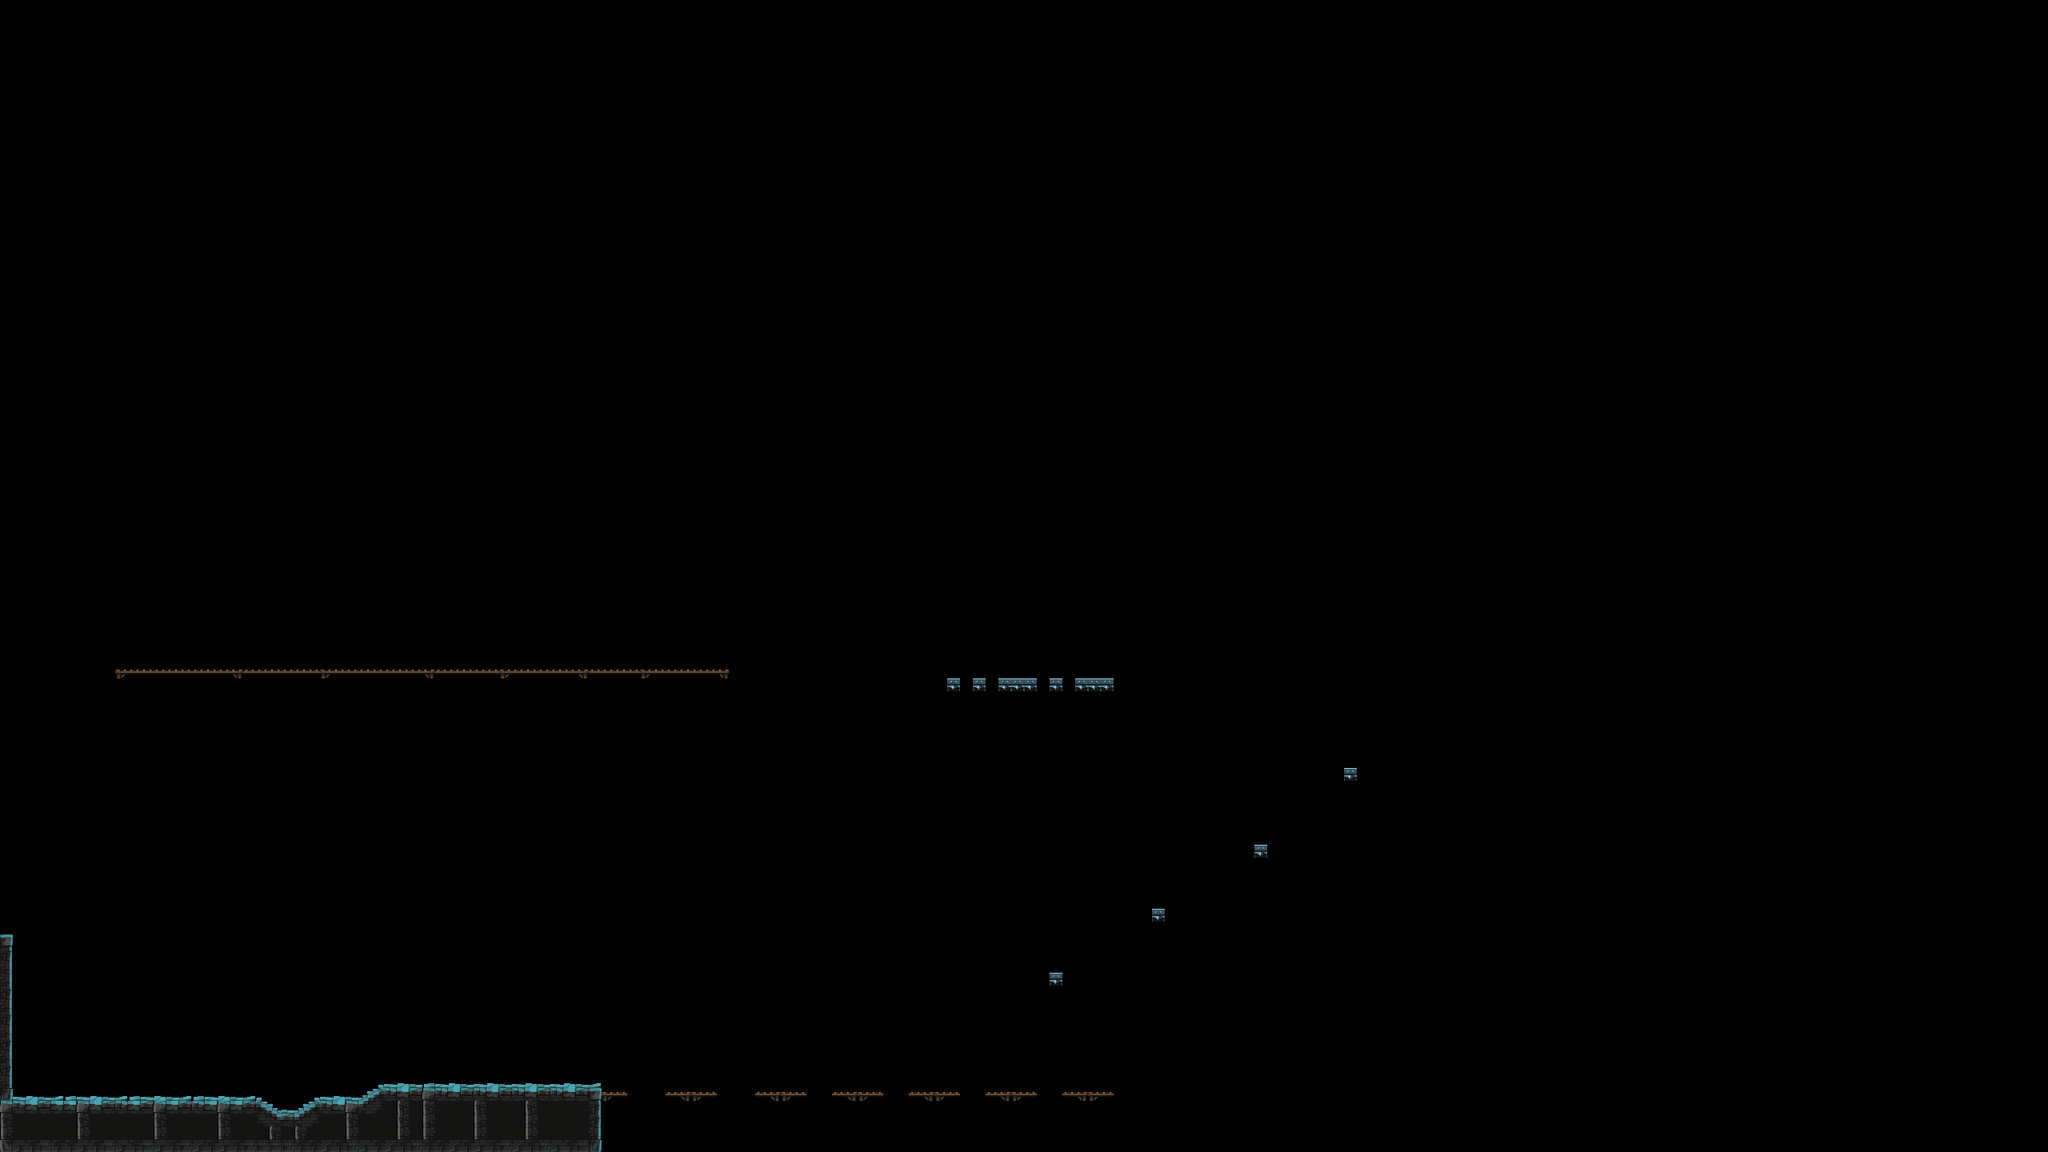

A 2D game scene composited from a Tiled map and its tileset images. What follows is a short description and the map's XML, with each tile layer's data collapsed to a summary:
An orthogonal 160x90 tile map with 16x16 px tiles, 1 tile layer (Platform), 6 hidden layers not drawn, 3 tilesets.

<map version="1.10" tiledversion="1.10.2" orientation="orthogonal" renderorder="right-down" width="160" height="90" tilewidth="16" tileheight="16" infinite="0" nextlayerid="9" nextobjectid="1">
 <tileset firstgid="1" source="Background.tsx" />
 <tileset firstgid="392" name="Tiles" tilewidth="16" tileheight="16" tilecount="625" columns="25">
  <image source="images_backproptile/Tiles.png" width="400" height="400" />
 </tileset>
 <tileset firstgid="1017" source="Props.tsx" />
 <layer id="1" name="Background" width="160" height="90" visible="0">
  <data>[14400 cells, 6171 non-empty, 374 distinct tile ids]</data>
 </layer>
 <layer id="8" name="Background_top" width="160" height="90" visible="0">
  <data>[14400 cells, 81 non-empty, 53 distinct tile ids]</data>
 </layer>
 <layer id="5" name="Do_not_touch" width="160" height="90" visible="0">
  <data>[14400 cells, 80 non-empty, 2 distinct tile ids]</data>
 </layer>
 <layer id="3" name="Foreground" width="160" height="90" visible="0">
  <data>[14400 cells, 0 non-empty, 0 distinct tile ids]</data>
 </layer>
 <layer id="7" name="Ladder" width="160" height="90" visible="0">
  <data>[14400 cells, 68 non-empty, 8 distinct tile ids]</data>
 </layer>
 <layer id="2" name="Platform" width="160" height="90">
  <data>[14400 cells, 352 non-empty, 41 distinct tile ids]</data>
 </layer>
 <layer id="6" name="Potion" width="160" height="90" visible="0">
  <data>[14400 cells, 1 non-empty, 1 distinct tile ids]</data>
 </layer>
</map>
